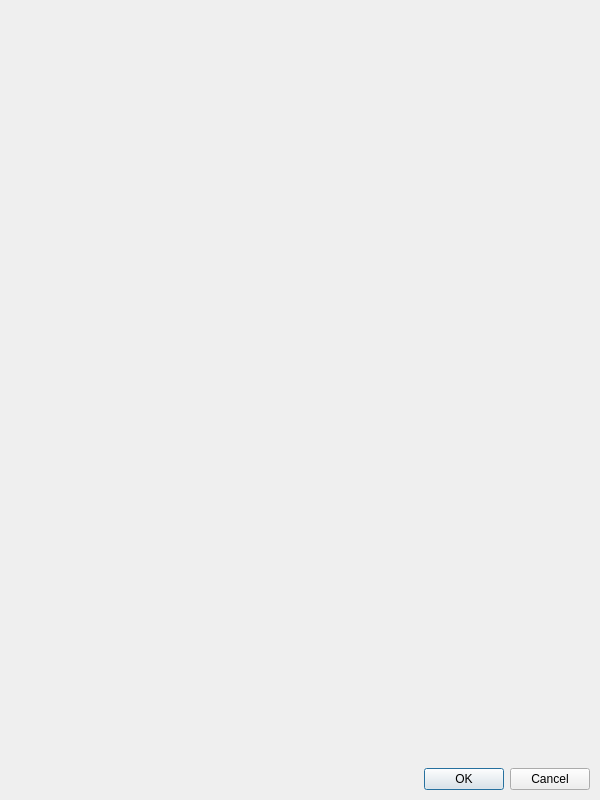
<?xml version="1.0" encoding="UTF-8"?>
<ui version="4.0">
 <class>GUSBDlg</class>
 <widget class="QDialog" name="GUSBDlg">
  <property name="windowModality">
   <enum>Qt::ApplicationModal</enum>
  </property>
  <property name="geometry">
   <rect>
    <x>0</x>
    <y>0</y>
    <width>600</width>
    <height>800</height>
   </rect>
  </property>
  <property name="windowTitle">
   <string>Configure g.USBamp(s)</string>
  </property>
  <widget class="QWidget" name="verticalLayoutWidget">
   <property name="geometry">
    <rect>
     <x>5</x>
     <y>5</y>
     <width>590</width>
     <height>790</height>
    </rect>
   </property>
   <layout class="QVBoxLayout" name="verticalLayout" stretch="1,1">
    <property name="leftMargin">
     <number>5</number>
    </property>
    <property name="topMargin">
     <number>5</number>
    </property>
    <property name="rightMargin">
     <number>5</number>
    </property>
    <property name="bottomMargin">
     <number>5</number>
    </property>
    <item>
     <layout class="QGridLayout" name="devices_layout" rowstretch="1" columnstretch="1"/>
    </item>
    <item>
     <widget class="QDialogButtonBox" name="buttonBox">
      <property name="orientation">
       <enum>Qt::Horizontal</enum>
      </property>
      <property name="standardButtons">
       <set>QDialogButtonBox::Cancel|QDialogButtonBox::Ok</set>
      </property>
     </widget>
    </item>
   </layout>
  </widget>
 </widget>
 <resources/>
 <connections>
  <connection>
   <sender>buttonBox</sender>
   <signal>accepted()</signal>
   <receiver>GUSBDlg</receiver>
   <slot>accept()</slot>
   <hints>
    <hint type="sourcelabel">
     <x>248</x>
     <y>254</y>
    </hint>
    <hint type="destinationlabel">
     <x>157</x>
     <y>274</y>
    </hint>
   </hints>
  </connection>
  <connection>
   <sender>buttonBox</sender>
   <signal>rejected()</signal>
   <receiver>GUSBDlg</receiver>
   <slot>reject()</slot>
   <hints>
    <hint type="sourcelabel">
     <x>316</x>
     <y>260</y>
    </hint>
    <hint type="destinationlabel">
     <x>286</x>
     <y>274</y>
    </hint>
   </hints>
  </connection>
 </connections>
</ui>
